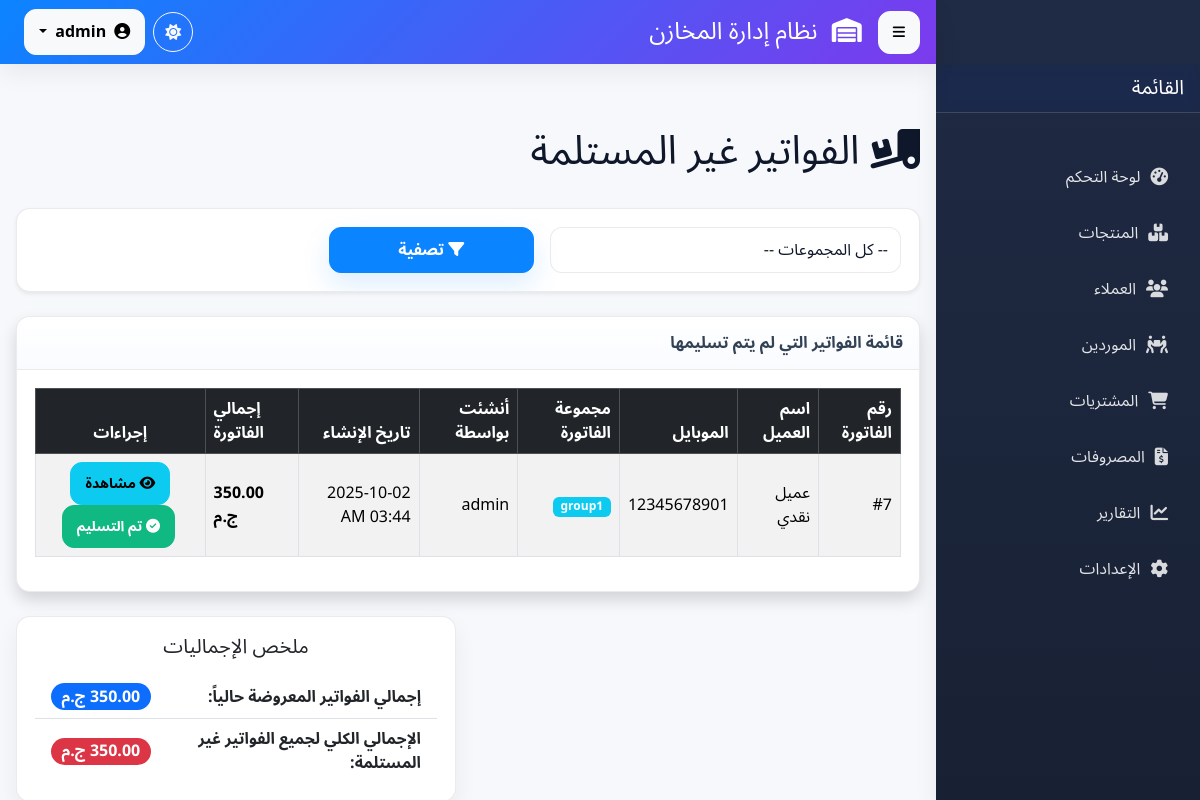
The page /invoices_out/pending.php (signed in) on the database its author committed.
### tables this page shows
CREATE TABLE `invoices_out` (
  `id` int(11) NOT NULL COMMENT 'المعرف التلقائي للفاتورة',
  `customer_id` int(11) NOT NULL COMMENT 'معرف العميل المرتبط بالفاتورة',
  `delivered` enum('yes','no','canceled','reverted') NOT NULL DEFAULT 'no' COMMENT 'هل تم التسليم؟ (نعم/لا)',
  `invoice_group` enum('group1','group2','group3','group4','group5','group6','group7','group8','group9','group10','group11') NOT NULL COMMENT 'مجموعة الفاتورة (من 1 إلى 11)',
  `created_by` int(11) DEFAULT NULL COMMENT 'معرف المستخدم الذي أنشأ الفاتورة',
  `created_at` timestamp NOT NULL DEFAULT current_timestamp() COMMENT 'تاريخ ووقت الإنشاء',
  `updated_by` int(11) DEFAULT NULL COMMENT 'معرف المستخدم الذي آخر من عدل الفاتورة',
  `updated_at` timestamp NULL DEFAULT NULL ON UPDATE current_timestamp() COMMENT 'تاريخ ووقت آخر تعديل',
  `notes` text DEFAULT NULL,
  `cancel_reason` varchar(255) DEFAULT NULL,
  `revert_reason` varchar(255) DEFAULT NULL
);

CREATE TABLE `customers` (
  `id` int(11) NOT NULL,
  `name` varchar(150) NOT NULL COMMENT 'اسم العميل',
  `mobile` varchar(11) NOT NULL COMMENT 'رقم الموبايل (11 رقم)',
  `city` varchar(100) NOT NULL COMMENT 'المدينة',
  `address` varchar(255) DEFAULT NULL COMMENT 'العنوان التفصيلي',
  `notes` text DEFAULT NULL,
  `created_by` int(11) DEFAULT NULL COMMENT 'معرف المستخدم الذي أضاف العميل',
  `created_at` timestamp NOT NULL DEFAULT current_timestamp() COMMENT 'تاريخ الإضافة'
);

CREATE TABLE `users` (
  `id` int(11) NOT NULL,
  `username` varchar(50) NOT NULL,
  `email` varchar(100) NOT NULL,
  `password` varchar(255) NOT NULL,
  `role` enum('user','admin') NOT NULL DEFAULT 'user',
  `created_at` timestamp NOT NULL DEFAULT current_timestamp()
);

### invoices_out/pending.php (the view, shortened to what this page needs)
<?php
$selected_group = "";
$result = null;
$grand_total_all_pending = 0;
$displayed_invoices_sum = 0;
$sql_grand_total = "SELECT SUM(ioi.total_price) AS grand_total
                    FROM invoice_out_items ioi
                    JOIN invoices_out io ON ioi.invoice_out_id = io.id
                    WHERE io.delivered = 'no'";
$result_grand_total_query = $conn->query($sql_grand_total);
if ($result_grand_total_query && $result_grand_total_query->num_rows > 0) {
    $row_grand_total = $result_grand_total_query->fetch_assoc();
    $grand_total_all_pending = floatval($row_grand_total['grand_total'] ?? 0);
}
$sql_select = "SELECT
                    i.id, i.invoice_group, i.created_at,
                    c.name as customer_name, c.mobile as customer_mobile, c.city as customer_city,
                    u.username as creator_name,
                    (SELECT SUM(item.total_price) FROM invoice_out_items item WHERE item.invoice_out_id = i.id) as invoice_total
               FROM invoices_out i
               JOIN customers c ON i.customer_id = c.id
               LEFT JOIN users u ON i.created_by = u.id
               WHERE i.delivered = 'no' ";
$sql_select .= " ORDER BY i.created_at DESC, i.id DESC";
if ($stmt_select = $conn->prepare($sql_select)) {
    if ($stmt_select->execute()) {
        $result = $stmt_select->get_result();
    } else {
        $message = "<div class='alert alert-danger'>حدث خطأ أثناء جلب بيانات الفواتير: " . $stmt_select->error . "</div>";
    }
} else {
    $message = "<div class='alert alert-danger'>خطأ في تحضير استعلام جلب الفواتير: " . $conn->error . "</div>";
}
$view_invoice_page_link = BASE_URL . "invoices_out/create_invoice.php";
$current_page_link = htmlspecialchars($_SERVER["PHP_SELF"]);
require_once BASE_DIR . 'partials/header.php';
require_once BASE_DIR . 'partials/sidebar.php';
?>
<div class="container mt-5 pt-3">
    <div class="d-flex justify-content-between align-items-center mb-4">
        <h1><i class="fas fa-truck-loading"></i> الفواتير غير المستلمة</h1>
    </div>
    <div class="card mb-4 shadow-sm">
        <div class="card-body">
            <form action="<?php echo $current_page_link; ?>" method="post" class="row gx-3 gy-2 align-items-center">
                <div class="col-sm-5">
                    <select name="invoice_group_filter" id="invoice_group_filter" class="form-select">
                        <option value="" <?php echo empty($selected_group) ? 'selected' : ''; ?>>-- كل المجموعات --</option>
                    </select>
                </div>
                <div class="col-sm-3">
                    <button type="submit" name="filter_invoices" class="btn btn-primary w-100">
                        <i class="fas fa-filter"></i> تصفية
                    </button>
                </div>
            </form>
        </div>
    </div>
    <div class="card shadow">
        <div class="card-header">
            قائمة الفواتير التي لم يتم تسليمها
        </div>
        <div class="card-body">
            <div class="table-responsive">
                <table class="table table-striped table-hover table-bordered align-middle">
                    <thead class="table-dark">
                        <tr>
                            <th>رقم الفاتورة</th>
                            <th>اسم العميل</th>
                            <th class="d-none d-md-table-cell">الموبايل</th>
                            <th>مجموعة الفاتورة</th>
                            <th class="d-none d-md-table-cell">أنشئت بواسطة</th>
                            <th class="d-none d-md-table-cell">تاريخ الإنشاء</th>
                            <th class="text-end">إجمالي الفاتورة</th>
                            <th class="text-center">إجراءات</th>
                        </tr>
                    </thead>
                    <tbody>
                        <?php if ($result && $result->num_rows > 0): ?>
                            <?php while($row = $result->fetch_assoc()): ?>
                                <?php
                                $current_invoice_total_for_row = floatval($row["invoice_total"] ?? 0);
                                $displayed_invoices_sum += $current_invoice_total_for_row;
                                ?>
                                <tr>
                                    <td>#<?php echo $row["id"]; ?></td>
                                    <td><?php echo htmlspecialchars($row["customer_name"]); ?></td>
                                    <td class="d-none d-md-table-cell"><?php echo htmlspecialchars($row["customer_mobile"]); ?></td>
                                    <td><span class="badge bg-info"><?php echo htmlspecialchars($row["invoice_group"]); ?></span></td>
                                    <td class="d-none d-md-table-cell"><?php echo htmlspecialchars($row["creator_name"] ?? 'غير معروف'); ?></td>
                                    <td class="d-none d-md-table-cell"><?php echo date('Y-m-d H:i A', strtotime($row["created_at"])); ?></td>
                                    <td class="text-end fw-bold"><?php echo number_format($current_invoice_total_for_row, 2); ?> ج.م</td>
                                    <td class="text-center">
                                        <a href="<?php echo $view_invoice_page_link; ?>?id=<?php echo $row["id"]; ?>" class="btn btn-info btn-sm" title="مشاهدة تفاصيل الفاتورة">
                                            <i class="fas fa-eye"></i> مشاهدة
                                        </a>
                                        <?php if (isset($_SESSION['role']) && $_SESSION['role'] == 'admin'): ?>
                                        <form action="<?php echo $current_page_link; ?>" method="post" class="d-inline ms-1">
                                            <button type="submit" name="mark_delivered" class="btn btn-success btn-sm" title="تحديد هذه الفاتورة كمستلمة">
                                                <i class="fas fa-check-circle"></i> تم التسليم
                                            </button>
                                        </form>
                                        <?php endif; ?>
                                    </td>
                                </tr>
                            <?php endwhile; ?>
                        <?php endif; ?>
                    </tbody>
                </table>
            </div>
        </div>
    </div>
    <div class="row mt-4">
        <div class="col-md-6 offset-md-6"> <?php  ?>
            <div class="card">
                <div class="card-body">
                    <h5 class="card-title text-center mb-3">ملخص الإجماليات</h5>
                    <ul class="list-group list-group-flush">
                        <li class="list-group-item d-flex justify-content-between align-items-center">
                            <strong>إجمالي الفواتير المعروضة حالياً:</strong>
                            <span class="badge bg-primary rounded-pill fs-6">
                                <?php echo number_format($displayed_invoices_sum, 2); ?> ج.م
                            </span>
                        </li>
                        <li class="list-group-item d-flex justify-content-between align-items-center">
                            <strong>الإجمالي الكلي لجميع الفواتير غير المستلمة:</strong>
                            <span class="badge bg-danger rounded-pill fs-6">
                                <?php echo number_format($grand_total_all_pending, 2); ?> ج.م
                            </span>
                        </li>
                    </ul>
                </div>
            </div>
        </div>
    </div>
    </div>
<?php
require_once BASE_DIR . 'partials/footer.php';
?>

### assets/css/index.css (style rules this page uses)
:root { --primary: #0b84ff; --primary-600: #0a6be0; --primary-700: #0a58c8; --accent: #7c3aed; --accent-600: #6d28d9; --teal: #10b981; --amber: #f59e0b; --rose: #ef4444; --const:white; --bg: #f6f8fc; --surface: #ffffff; --surface-2: #f9fbff; --text: #0f172a; --text-soft: #334155; --muted: #64748b; --border: rgba(2,6,23,0.08); --radius: 14px; --radius-sm: 10px; --radius-lg: 20px; --shadow-1: 0 10px 24px rgba(15,23,42,0.06); --shadow-2: 0 12px 28px rgba(11,132,255,0.14); --ring: 0 0 0 4px rgba(11,132,255,0.18); --header-h: 64px; --sidebar-w: 264px; --sidebar-w-mini: 84px; --fast: .15s ease; --normal: .25s cubic-bezier(.2,.8,.2,1); --grad-1: linear-gradient(135deg, #0b84ff, #7c3aed); --grad-2: linear-gradient(135deg, #10b981, #0ea5e9); --grad-3: linear-gradient(135deg, #f59e0b, #ef4444); --grad-4: linear-gradient(135deg, #ef4444, #b91c1c); }
* { scrollbar-width: thin; scrollbar-color: var(--border) var(--surface); }
[data-app] { font-family: "Tajawal","Noto Sans Arabic",system-ui,-apple-system,Segoe UI,Roboto,Arial,sans-serif; color: var(--text); background: var(--bg); min-height: 100vh; -webkit-font-smoothing: antialiased; -moz-osx-font-smoothing: grayscale; }
[data-app] a { text-decoration: none; }
[data-app] .container, [data-app] .container-fluid { padding-inline: 16px; }
::placeholder { color: var(--muted); opacity: 0.8; }
[data-app] .card { background: var(--surface); border: 1px solid var(--border); border-radius: var(--radius); box-shadow: var(--shadow-1); overflow: hidden; }
[data-app] .card-header { background: linear-gradient(180deg, var(--surface), var(--surface-2)); border-bottom: 1px solid var(--border); padding: 14px 16px; font-weight: 800; color: var(--text-soft); }
[data-app] .card-body { padding: 18px; }
[data-app] .btn { border-radius: 12px; font-weight: 800; padding: 10px 14px; transition: transform var(--fast), box-shadow var(--fast), background var(--fast); }
[data-app] .btn-primary { background: var(--primary); border-color: var(--primary); box-shadow: var(--shadow-2); }
[data-app] .btn-success { background: var(--teal); border-color: var(--teal); }
[data-app] .form-control, [data-app] .form-select, [data-app] textarea, [data-app] input[type="text"], [data-app] input[type="number"], [data-app] input[type="date"], [data-app] input[type="email"], [data-app] input[type="password"] { border-radius: 12px; border: 1px solid var(--border); background: var(--surface); padding: 10px 12px; color: var(--text); transition: border-color var(--fast), box-shadow var(--fast), background var(--fast), transform var(--fast); }
input[type="text"], input[type="number"], input[type="email"], input[type="tel"], textarea, select { width: 100%; padding: 10px 12px; border-radius: var(--radius-sm); border: 1px solid var(--border); background: var(--surface-2); color: var(--text); font-size: 0.95rem; transition: all var(--fast); }
select { appearance: none; background-repeat: no-repeat; background-position: left 12px center; background-size: 14px; padding-left: 34px; cursor: pointer; }
select option { background: var(--surface); color: var(--text); }

### rows shown on the page
invoices_out: id "7", customer.name "عميل نقدي", customer.mobile "12345678901", invoice_group "group1", created_by.username "admin", created_at "2025-10-02 03:44 AM", current_invoice_total_for_row "350.00"

### other values the page prints
$displayed_invoices_sum "350.00"
$grand_total_all_pending "350.00"
